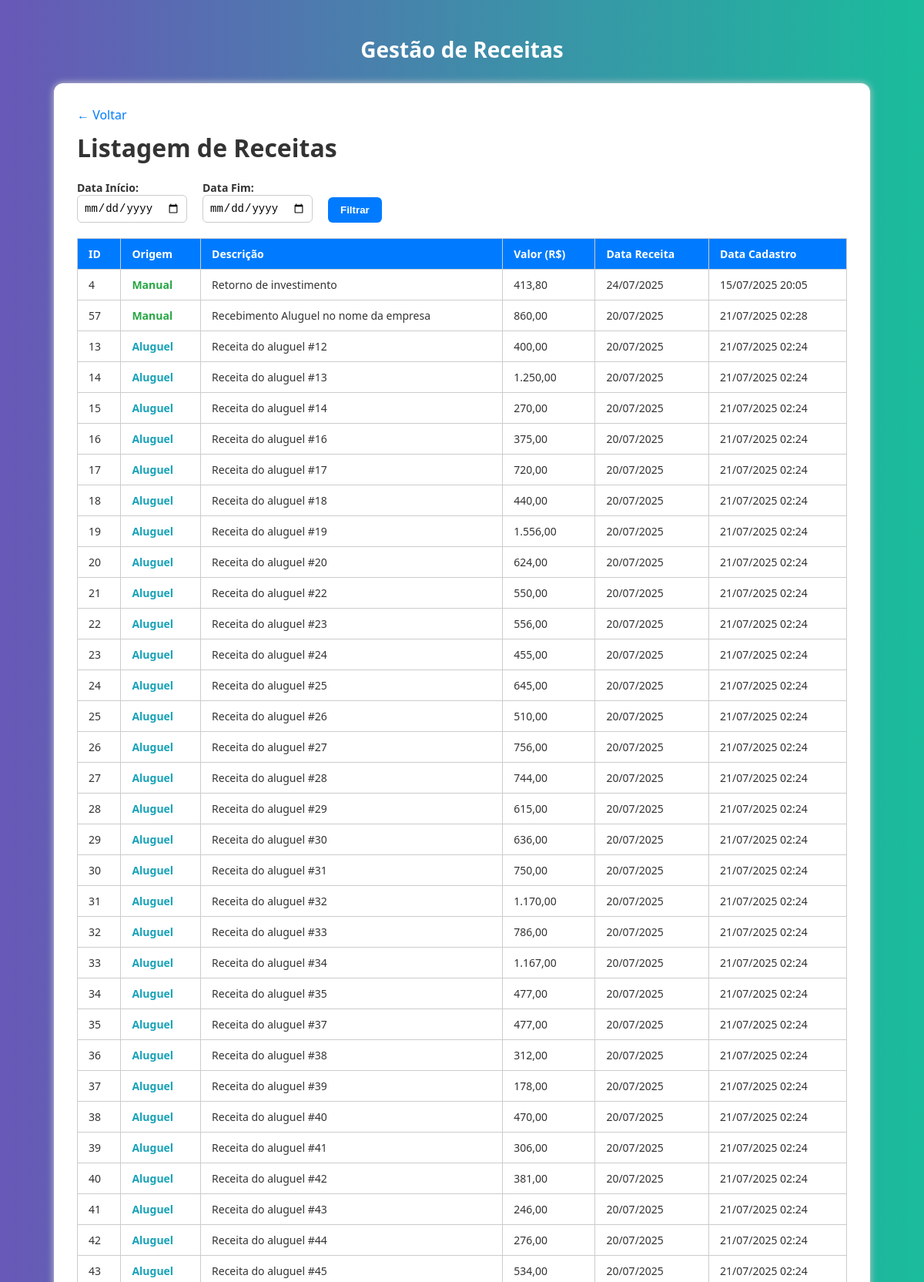
Screenshot of /site_completo/lista_receitas.php (upper part) with the database file from the repository.
### tables this page shows
CREATE TABLE `receitas` (
  `id` int(11) NOT NULL,
  `origem` enum('manual','aluguel') NOT NULL,
  `origem_id` int(11) DEFAULT NULL,
  `descricao` varchar(255) DEFAULT NULL,
  `valor` decimal(10,2) NOT NULL,
  `data_receita` date NOT NULL,
  `criado_em` timestamp NOT NULL DEFAULT current_timestamp()
);

### site_completo/lista_receitas.php (the view, shortened to what this page needs)
<?php
$mysqli = new mysqli("localhost", "root", "", "sistema");
$dataInicio = $_GET['data_inicio'] ?? '';
$dataFim = $_GET['data_fim'] ?? '';
$where = '';
$sql = "SELECT r.id, r.origem, r.origem_id, r.descricao, r.valor, r.data_receita, r.criado_em,
        a.cliente_id, a.kit_id
        FROM receitas r
        LEFT JOIN alugueis a ON r.origem = 'aluguel' AND r.origem_id = a.id
        $where
        ORDER BY r.data_receita DESC, r.criado_em DESC";
$result = $mysqli->query($sql);
?>
<!DOCTYPE html>
<html lang="pt-br">
<head>
</head>
<body>
<header>Gestão de Receitas</header>
<div class="container">
    <a href="dashboard_receitas.php" class="botao-voltar">← Voltar</a>
    <h1>Listagem de Receitas</h1>
    <form class="filtro-form" method="GET" action="">
        <label>
            Data Início:
            <input type="date" name="data_inicio" value="<?= htmlspecialchars($dataInicio) ?>" required>
        </label>
        <label>
            Data Fim:
            <input type="date" name="data_fim" value="<?= htmlspecialchars($dataFim) ?>" required>
        </label>
        <button type="submit">Filtrar</button>
    </form>
    <table>
        <thead>
        <tr>
            <th>ID</th>
            <th>Origem</th>
            <th>Descrição</th>
            <th>Valor (R$)</th>
            <th>Data Receita</th>
            <th>Data Cadastro</th>
        </tr>
        </thead>
        <tbody>
        <?php if ($result && $result->num_rows > 0): ?>
            <?php while ($row = $result->fetch_assoc()): ?>
                <tr>
                    <td><?= htmlspecialchars($row['id']) ?></td>
                    <td class="<?= $row['origem'] == 'manual' ? 'origem-manual' : 'origem-aluguel' ?>">
                        <?= ucfirst($row['origem']) ?>
                    </td>
                    <td><?= htmlspecialchars($row['descricao'] ?: "Receita do aluguel #{$row['origem_id']}") ?></td>
                    <td><?= number_format($row['valor'], 2, ',', '.') ?></td>
                    <td><?= date('d/m/Y', strtotime($row['data_receita'])) ?></td>
                    <td><?= date('d/m/Y H:i', strtotime($row['criado_em'])) ?></td>
                </tr>
            <?php endwhile; ?>
        <?php else: ?>
            <tr><td colspan="6">Nenhuma receita encontrada no período selecionado.</td></tr>
        <?php endif; ?>
        </tbody>
    </table>
</div>
</body>
</html>

### site_completo/lista_receitas.php (style rules this page uses)
body { font-family: 'Segoe UI', Tahoma, Geneva, Verdana, sans-serif; background: linear-gradient(to right, #6858b7ff, #1abc9c); margin: 0; padding: 20px 30px; color: #333; }
header { color: #fff; padding: 25px 40px; font-size: 28px; font-weight: 700; text-align: center; }
.container { max-width: 1000px; margin: auto; background: white; padding: 30px; border-radius: 12px; box-shadow: 0 0 10px #ccc; }
.container h1 { margin-top: 0; }
form.filtro-form { display: flex; gap: 20px; margin-bottom: 20px; align-items: flex-end; }
form.filtro-form label { display: flex; flex-direction: column; font-weight: bold; font-size: 14px; }
form.filtro-form input { padding: 8px; border-radius: 6px; border: 1px solid #ccc; font-size: 14px; }
form.filtro-form button { padding: 9px 16px; background-color: #007bff; color: white; border: none; border-radius: 6px; font-weight: bold; cursor: pointer; transition: background 0.3s ease; }
table { width: 100%; border-collapse: collapse; margin-top: 10px; }
th, td { padding: 10px 14px; border: 1px solid #ccc; text-align: left; font-size: 14px; }
th { background: #007bff; color: white; }
a { text-decoration: none; color: #007bff; }
.origem-manual { color: #28a745; font-weight: bold; }
.origem-aluguel { color: #17a2b8; font-weight: bold; }
a.botao-voltar { display: inline-block; margin-bottom: 10px; color: #007bff; }

### rows the page displays
receitas: id "4", origem "Manual", descricao "Retorno de investimento", valor "413,80", data_receita "24/07/2025", criado_em "15/07/2025 20:05"
receitas: id "57", origem "Manual", descricao "Recebimento Aluguel no nome da empresa", valor "860,00", data_receita "20/07/2025", criado_em "21/07/2025 02:28"
receitas: id "13", origem "Aluguel", descricao+origem "Receita do aluguel #12", valor "400,00", data_receita "20/07/2025", criado_em "21/07/2025 02:24"
receitas: id "14", origem "Aluguel", descricao+origem "Receita do aluguel #13", valor "1.250,00", data_receita "20/07/2025", criado_em "21/07/2025 02:24"
receitas: id "15", origem "Aluguel", descricao+origem "Receita do aluguel #14", valor "270,00", data_receita "20/07/2025", criado_em "21/07/2025 02:24"
receitas: id "16", origem "Aluguel", descricao+origem "Receita do aluguel #16", valor "375,00", data_receita "20/07/2025", criado_em "21/07/2025 02:24"
receitas: id "17", origem "Aluguel", descricao+origem "Receita do aluguel #17", valor "720,00", data_receita "20/07/2025", criado_em "21/07/2025 02:24"
receitas: id "18", origem "Aluguel", descricao+origem "Receita do aluguel #18", valor "440,00", data_receita "20/07/2025", criado_em "21/07/2025 02:24"
receitas: id "19", origem "Aluguel", descricao+origem "Receita do aluguel #19", valor "1.556,00", data_receita "20/07/2025", criado_em "21/07/2025 02:24"
receitas: id "20", origem "Aluguel", descricao+origem "Receita do aluguel #20", valor "624,00", data_receita "20/07/2025", criado_em "21/07/2025 02:24"
receitas: id "21", origem "Aluguel", descricao+origem "Receita do aluguel #22", valor "550,00", data_receita "20/07/2025", criado_em "21/07/2025 02:24"
receitas: id "22", origem "Aluguel", descricao+origem "Receita do aluguel #23", valor "556,00", data_receita "20/07/2025", criado_em "21/07/2025 02:24"
receitas: id "23", origem "Aluguel", descricao+origem "Receita do aluguel #24", valor "455,00", data_receita "20/07/2025", criado_em "21/07/2025 02:24"
receitas: id "24", origem "Aluguel", descricao+origem "Receita do aluguel #25", valor "645,00", data_receita "20/07/2025", criado_em "21/07/2025 02:24"
receitas: id "25", origem "Aluguel", descricao+origem "Receita do aluguel #26", valor "510,00", data_receita "20/07/2025", criado_em "21/07/2025 02:24"
receitas: id "26", origem "Aluguel", descricao+origem "Receita do aluguel #27", valor "756,00", data_receita "20/07/2025", criado_em "21/07/2025 02:24"
receitas: id "27", origem "Aluguel", descricao+origem "Receita do aluguel #28", valor "744,00", data_receita "20/07/2025", criado_em "21/07/2025 02:24"
receitas: id "28", origem "Aluguel", descricao+origem "Receita do aluguel #29", valor "615,00", data_receita "20/07/2025", criado_em "21/07/2025 02:24"
receitas: id "29", origem "Aluguel", descricao+origem "Receita do aluguel #30", valor "636,00", data_receita "20/07/2025", criado_em "21/07/2025 02:24"
receitas: id "30", origem "Aluguel", descricao+origem "Receita do aluguel #31", valor "750,00", data_receita "20/07/2025", criado_em "21/07/2025 02:24"
receitas: id "31", origem "Aluguel", descricao+origem "Receita do aluguel #32", valor "1.170,00", data_receita "20/07/2025", criado_em "21/07/2025 02:24"
receitas: id "32", origem "Aluguel", descricao+origem "Receita do aluguel #33", valor "786,00", data_receita "20/07/2025", criado_em "21/07/2025 02:24"
receitas: id "33", origem "Aluguel", descricao+origem "Receita do aluguel #34", valor "1.167,00", data_receita "20/07/2025", criado_em "21/07/2025 02:24"
receitas: id "34", origem "Aluguel", descricao+origem "Receita do aluguel #35", valor "477,00", data_receita "20/07/2025", criado_em "21/07/2025 02:24"
receitas: id "35", origem "Aluguel", descricao+origem "Receita do aluguel #37", valor "477,00", data_receita "20/07/2025", criado_em "21/07/2025 02:24"
receitas: id "36", origem "Aluguel", descricao+origem "Receita do aluguel #38", valor "312,00", data_receita "20/07/2025", criado_em "21/07/2025 02:24"
receitas: id "37", origem "Aluguel", descricao+origem "Receita do aluguel #39", valor "178,00", data_receita "20/07/2025", criado_em "21/07/2025 02:24"
receitas: id "38", origem "Aluguel", descricao+origem "Receita do aluguel #40", valor "470,00", data_receita "20/07/2025", criado_em "21/07/2025 02:24"
receitas: id "39", origem "Aluguel", descricao+origem "Receita do aluguel #41", valor "306,00", data_receita "20/07/2025", criado_em "21/07/2025 02:24"
receitas: id "40", origem "Aluguel", descricao+origem "Receita do aluguel #42", valor "381,00", data_receita "20/07/2025", criado_em "21/07/2025 02:24"
receitas: id "41", origem "Aluguel", descricao+origem "Receita do aluguel #43", valor "246,00", data_receita "20/07/2025", criado_em "21/07/2025 02:24"
receitas: id "42", origem "Aluguel", descricao+origem "Receita do aluguel #44", valor "276,00", data_receita "20/07/2025", criado_em "21/07/2025 02:24"
receitas: id "43", origem "Aluguel", descricao+origem "Receita do aluguel #45", valor "534,00", data_receita "20/07/2025", criado_em "21/07/2025 02:24"
